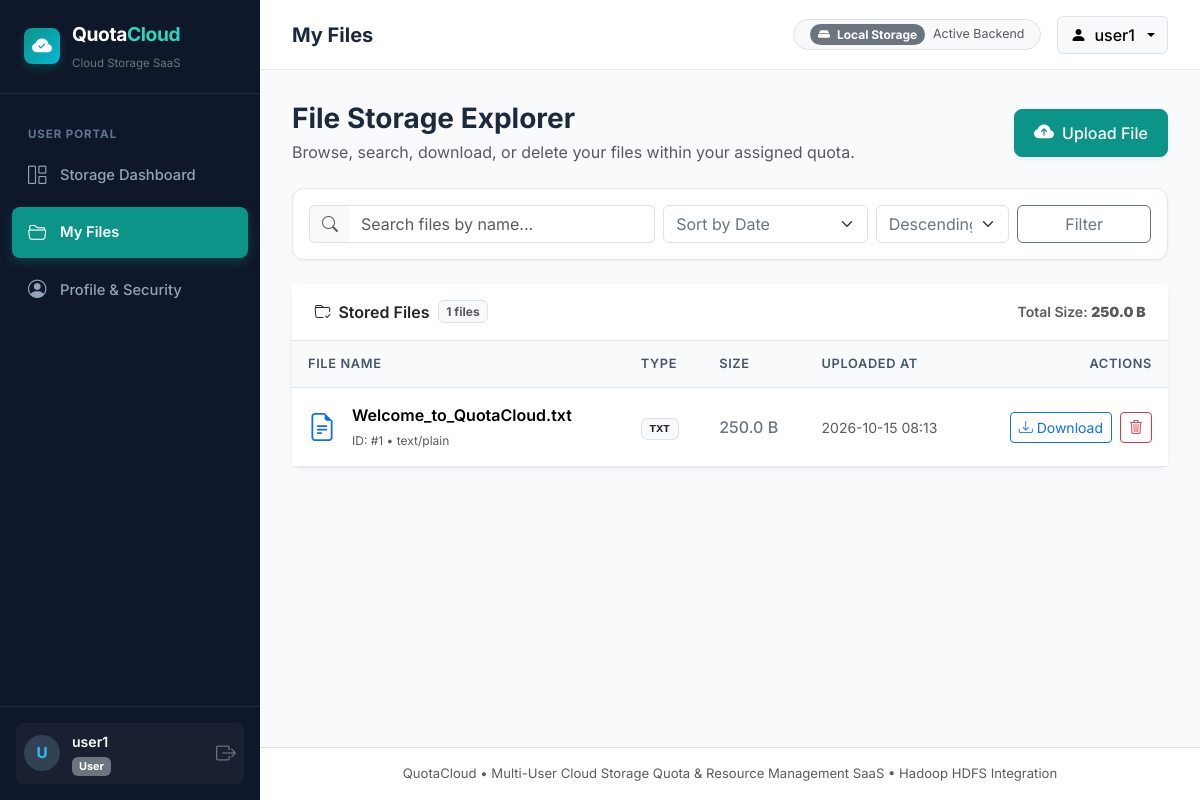
The app's page /files (signed in), older data.
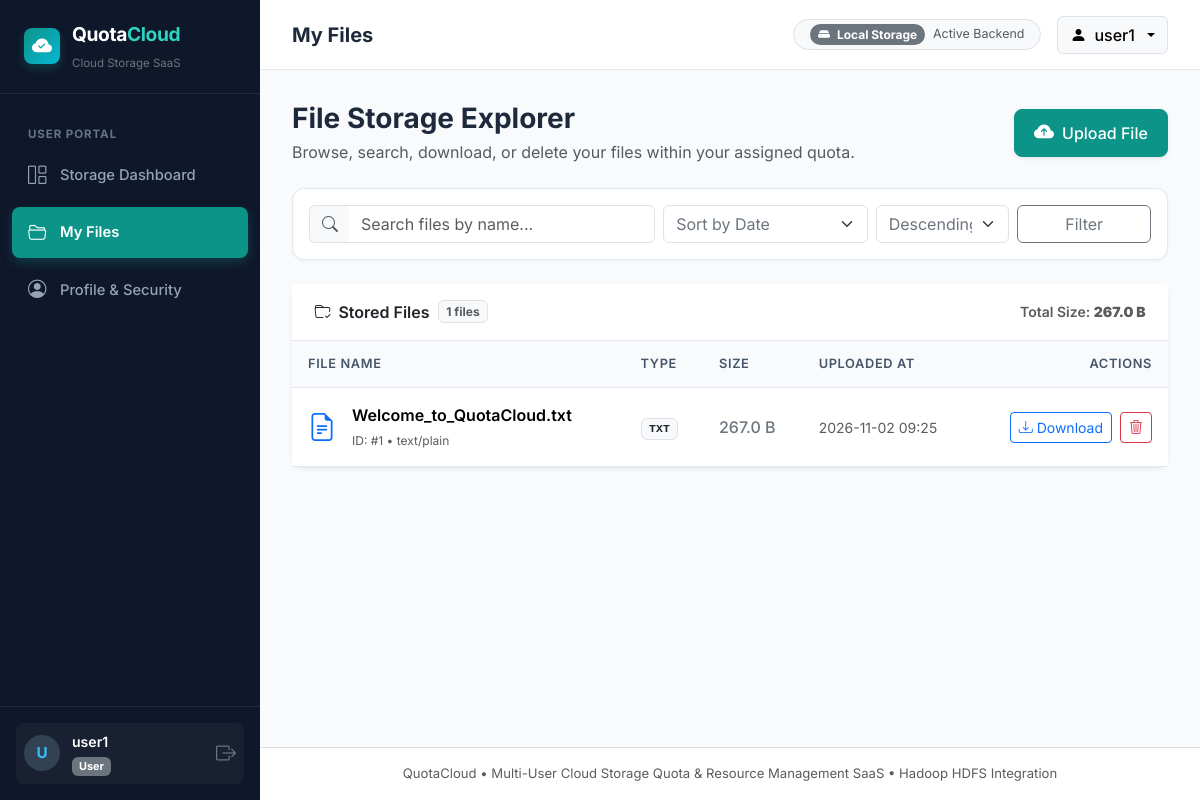
The same page, newer data.
### models/database.py (models this page shows, shortened)
class FileItem(db.Model):
    __tablename__ = 'files'
    id = db.Column(db.Integer, primary_key=True)
    user_id = db.Column(db.Integer, db.ForeignKey('users.id', ondelete='CASCADE'), nullable=False, index=True)
    original_filename = db.Column(db.String(255), nullable=False)
    stored_filename = db.Column(db.String(255), unique=True, nullable=False, index=True)
    storage_path = db.Column(db.String(500), nullable=False)
    size_bytes = db.Column(db.BigInteger, nullable=False)
    mime_type = db.Column(db.String(100), nullable=False, default='application/octet-stream')
    created_at = db.Column(db.DateTime, default=datetime.utcnow, nullable=False)
    @property
    def readable_size(self):
        return format_bytes(self.size_bytes)
    @property
    def file_extension(self):
        if '.' in self.original_filename:
            return self.original_filename.rsplit('.', 1)[1].lower()
        return ''
    @property
    def icon_class(self):
        ext = self.file_extension
        if ext in ['pdf']:
            return 'bi-file-earmark-pdf text-danger'
        elif ext in ['doc', 'docx', 'txt', 'rtf', 'md']:
            return 'bi-file-earmark-text text-primary'
        elif ext in ['xls', 'xlsx', 'csv']:
            return 'bi-file-earmark-excel text-success'
        elif ext in ['ppt', 'pptx']:
            return 'bi-file-earmark-ppt text-warning'
        elif ext in ['png', 'jpg', 'jpeg', 'gif', 'svg', 'webp']:
            return 'bi-file-earmark-image text-info'
        elif ext in ['zip', 'rar', 'tar', 'gz', '7z']:
            return 'bi-file-earmark-zip text-secondary'
        elif ext in ['mp3', 'wav', 'ogg']:
            return 'bi-file-earmark-music text-purple'
        elif ext in ['mp4', 'mkv', 'avi', 'mov']:
            return 'bi-file-earmark-play text-danger'
        elif ext in ['py', 'js', 'html', 'css', 'json', 'java', 'c', 'cpp']:
            return 'bi-file-earmark-code text-dark'
        else:
            return 'bi-file-earmark text-muted'

### routes/files.py (the view)
@files_bp.route('/files')
@login_required
def list_files():
    search_query = request.args.get('q', '').strip()
    sort_by = request.args.get('sort', 'date')
    order = request.args.get('order', 'desc')
    query = FileItem.query.filter_by(user_id=g.user.id)
    if search_query:
        query = query.filter(FileItem.original_filename.ilike(f'%{search_query}%'))
    if sort_by == 'name':
        query = query.order_by(FileItem.original_filename.desc() if order == 'desc' else FileItem.original_filename.asc())
    elif sort_by == 'size':
        query = query.order_by(FileItem.size_bytes.desc() if order == 'desc' else FileItem.size_bytes.asc())
    else:  # default 'date'
        query = query.order_by(FileItem.created_at.desc() if order == 'desc' else FileItem.created_at.asc())
    files = query.all()
    total_files_size = sum(f.size_bytes for f in files)
    return render_template(
        'files.html',
        files=files,
        total_files_size=format_bytes(total_files_size),
        search_query=search_query,
        sort_by=sort_by,
        order=order,
        csrf_token=generate_csrf_token()
    )

### models/database.py (called while the page is built)
def format_bytes(size_bytes):
    if not size_bytes or size_bytes <= 0:
        return "0 B"
    size_names = ("B", "KB", "MB", "GB", "TB")
    i = int(math.floor(math.log(size_bytes, 1024)))
    p = math.pow(1024, i)
    s = round(size_bytes / p, 2)
    return f"{s} {size_names[i]}"

    @property
    def is_admin(self):
        return self.role == 'admin'

### routes/auth.py (called while the page is built)
def generate_csrf_token():
    if '_csrf_token' not in session:
        session['_csrf_token'] = secrets.token_hex(24)
    return session['_csrf_token']

@auth_bp.before_app_request
def load_logged_in_user():
    user_id = session.get('user_id')
    if user_id is None:
        g.user = None
    else:
        g.user = User.query.get(user_id)
        if g.user and not g.user.is_active:
            session.clear()
            g.user = None

def login_required(view):
    @wraps(view)
    def wrapped_view(**kwargs):
        if g.user is None:
            flash("Please log in to access this page.", "warning")
            return redirect(url_for('auth.login', next=request.path))
        return view(**kwargs)
    return wrapped_view

### templates/files.html (shortened to what the changed rows need)
{% extends 'base.html' %}
{% block content %}
<div class="container-fluid p-0">
  <div class="card shadow-sm border-0">
    <div class="card-header bg-white d-flex justify-content-between align-items-center py-3">
      <div class="text-muted small">
        Total Size: <strong>{{ total_files_size }}</strong>
      </div>
    </div>
    <div class="card-body p-0">
      {% if files %}
        <div class="table-responsive">
          <table class="table table-hover align-middle mb-0">
            <thead>
              <tr>
                <th style="min-width: 250px;">File Name</th>
                <th>Type</th>
                <th>Size</th>
                <th>Uploaded At</th>
                <th class="text-end" style="min-width: 140px;">Actions</th>
              </tr>
            </thead>
            <tbody>
              {% for file in files %}
                <tr>
                  <td>
                    <div class="d-flex align-items-center gap-3">
                      <i class="bi {{ file.icon_class }} fs-3"></i>
                      <div>
                        <div class="fw-semibold text-navy text-truncate" style="max-width: 320px;" title="{{ file.original_filename }}">
                          {{ file.original_filename }}
                        </div>
                        <small class="text-muted" style="font-size: 0.75rem;">ID: #{{ file.id }} &bull; {{ file.mime_type }}</small>
                      </div>
                    </div>
                  </td>
                  <td>
                    <span class="badge bg-light text-dark border font-monospace text-uppercase" style="font-size: 0.72rem;">
                      {{ file.file_extension or 'FILE' }}
                    </span>
                  </td>
                  <td class="fw-medium text-secondary">
                    {{ file.readable_size }}
                  </td>
                  <td class="text-muted small">
                    {{ file.created_at.strftime('%Y-%m-%d %H:%M') }}
                  </td>
                  <td class="text-end">
                    <div class="d-inline-flex gap-2">
                      <a href="{{ url_for('files.download_file', file_id=file.id) }}"
                         class="btn btn-sm btn-outline-primary d-flex align-items-center gap-1"
                         title="Download file securely">
                        <i class="bi bi-download"></i>
                        <span class="d-none d-md-inline">Download</span>
                      </a>
                      <button type="button"
                              class="btn btn-sm btn-outline-danger"
                              data-bs-toggle="modal"
                              data-bs-target="#deleteConfirmModal"
                              data-file-id="{{ file.id }}"
                              data-file-name="{{ file.original_filename }}"
                              title="Delete file and free storage">
                        <i class="bi bi-trash3"></i>
                      </button>
                    </div>
                  </td>
                </tr>
              {% endfor %}
            </tbody>
          </table>
        </div>
      {% endif %}
    </div>
  </div>
</div>
{% endblock %}

Row changes from the older to the newer data that the page shows:
changed FileItem "Welcome_to_QuotaCloud.txt": readable_size "250.0 B" → "267.0 B"; created_at "2026-10-15 08:13" → "2026-11-02 09:25"
Text that changed along with them:
{{ total_files_size }}: "250.0 B" → "267.0 B"
